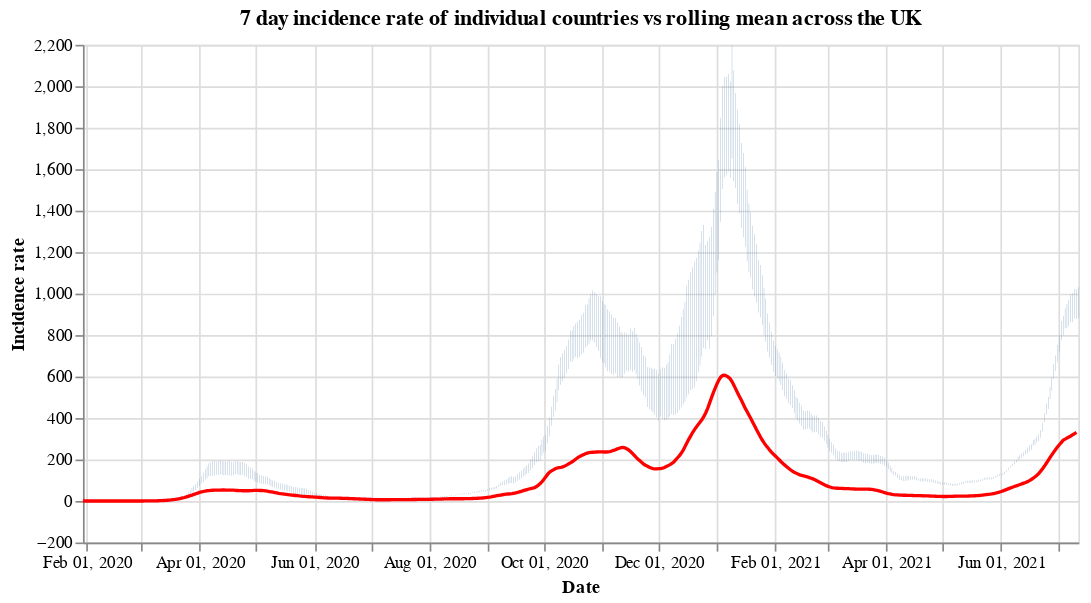

This figure's notebook cell:
### Code cell
#collapse
countries = uk_cases['areaName'].unique()
countries.sort()

selection = alt.selection_single(
    name='Select',
    fields=['areaName'],
    init={'areaName': 'Wales'},
    bind={'areaName': alt.binding_select(options=countries)}
)

# scatter plot, modify opacity based on selection
bars = alt.Chart(uk_cases).mark_bar().add_selection(
    selection
).encode(
    x=alt.X("yearmonthdate(date):T", axis=alt.Axis(title='Date')),
    y=alt.Y("weeklyCasesRate:Q", axis=alt.Axis(title='Incidence rate')),
    tooltip='weeklyCasesRate:Q',
    opacity=alt.condition(selection, alt.value(1), alt.value(0))
).properties(title=f'7 day incidence rate of individual countries vs rolling mean across the UK', width=600)

line = alt.Chart(overview_cases).mark_line(
    color='red',
    size=2,
).transform_window(
    rolling_mean='mean(weeklyCasesRate)',
    frame=[0, 7]
).encode(
    x='yearmonthdate(date):T',
    y='rolling_mean:Q'
)

alt.layer(bars, line)

### Figure 1 — Vega-Lite specification as saved in the notebook (floating-point values rounded to 4 significant figures; data arrays with more than 128 entries replaced by an {"elided": "..."} marker saying what was removed)
{"config": {"view": {"continuousWidth": 400, "continuousHeight": 300}}, "layer": [{"data": {"name": "data-33778a0ea7821b31d736f6e26637710a"}, "mark": "bar", "encoding": {"opacity": {"condition": {"value": 1, "selection": "Select"}, "value": 0}, "tooltip": {"type": "quantitative", "field": "weeklyCasesRate"}, "x": {"type": "temporal", "axis": {"title": "Date"}, "field": "date", "timeUnit": "yearmonthdate"}, "y": {"type": "quantitative", "axis": {"title": "Incidence rate"}, "field": "weeklyCasesRate"}}, "selection": {"Select": {"type": "single", "fields": ["areaName"], "init": {"areaName": "Wales"}, "bind": {"areaName": {"input": "select", "options": ["England", "Northern Ireland", "Scotland", "Wales"]}}}}, "title": "7 day incidence rate of individual countries vs rolling mean across the UK", "width": 600}, {"data": {"name": "data-fdaa20bc18201de54f5ecbb772348816"}, "mark": {"type": "line", "color": "red", "size": 2}, "encoding": {"x": {"type": "temporal", "field": "date", "timeUnit": "yearmonthdate"}, "y": {"type": "quantitative", "field": "rolling_mean"}}, "transform": [{"window": [{"op": "mean", "field": "weeklyCasesRate", "as": "rolling_mean"}], "frame": [0, 7]}]}], "$schema": "https://vega.github.io/schema/vega-lite/v4.8.1.json", "datasets": {"data-33778a0ea7821b31d736f6e26637710a": {"elided": "2024 records"}, "data-fdaa20bc18201de54f5ecbb772348816": {"elided": "529 records"}}}
